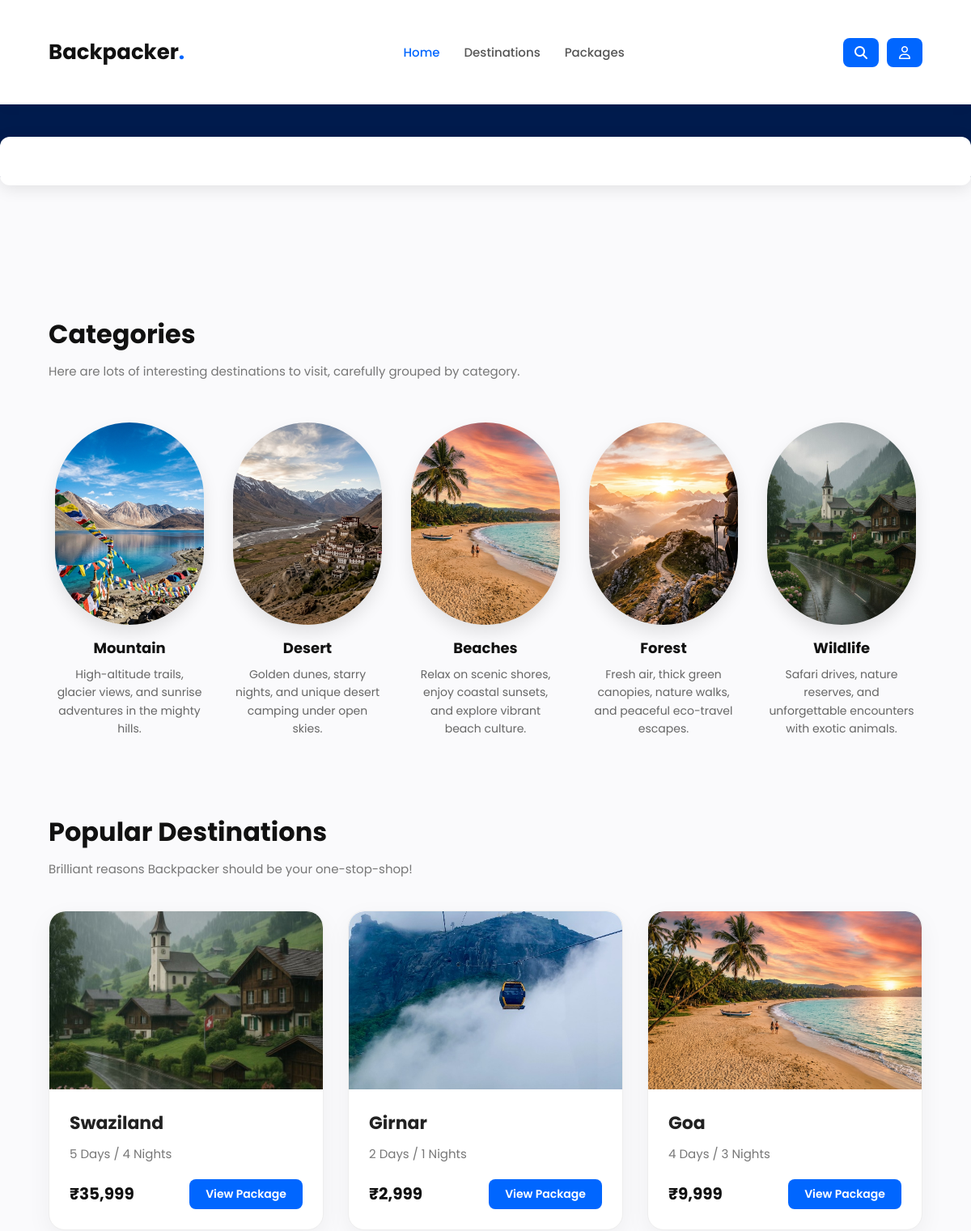
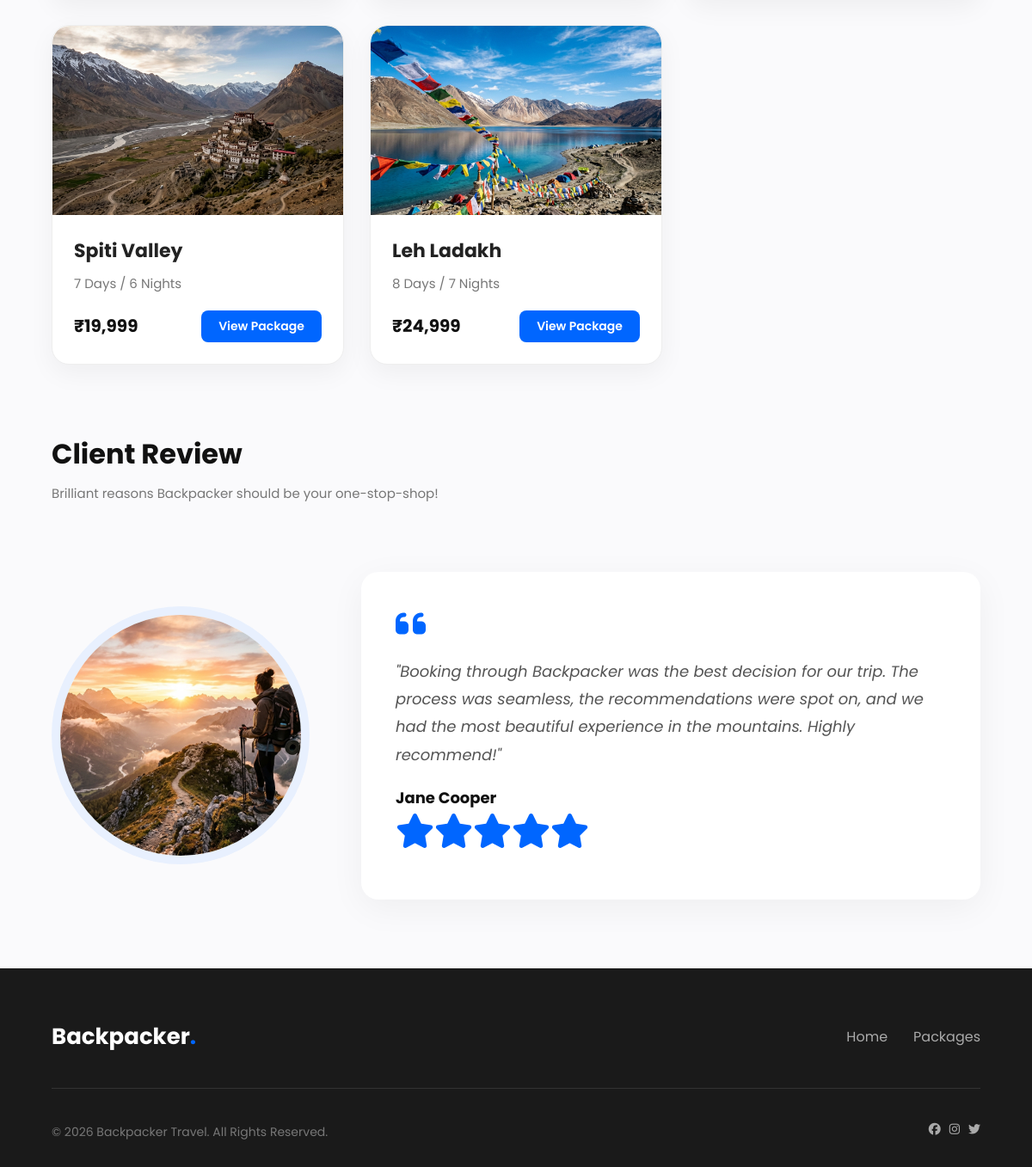
The page / on the database its author committed (2 pictures, top to bottom).
### tables this page shows
CREATE TABLE IF NOT EXISTS destinations (
    id INT AUTO_INCREMENT PRIMARY KEY,
    title VARCHAR(255) NOT NULL,
    duration VARCHAR(100),
    highlights VARCHAR(255),
    category VARCHAR(100) DEFAULT 'General',
    price DECIMAL(10,2) NOT NULL,
    image_url VARCHAR(255),
    location VARCHAR(255),
    description TEXT,
    overview TEXT,
    itinerary TEXT,
    inclusions TEXT,
    best_time VARCHAR(255),
    difficulty VARCHAR(100),
    hero_image VARCHAR(255)
);

### includes/functions.php (called while the page is built, shortened)
<?php
function clean($value): string
{
    return htmlspecialchars((string) $value, ENT_QUOTES, 'UTF-8');
}
function is_logged_in(): bool
{
    return !empty($_SESSION['user_id']);
}

### index.php (the view, shortened to what this page needs)
<?php
require_once __DIR__ . '/includes/functions.php';
require_once __DIR__ . '/includes/db.php';
$homepageReviews = [];
if ($pdo) {
    $stmt = $pdo->query('SELECT r.*, u.name AS reviewer_name, d.title AS destination_title FROM reviews r JOIN users u ON u.id = r.user_id JOIN destinations d ON d.id = r.destination_id ORDER BY r.created_at DESC LIMIT 3');
    $homepageReviews = $stmt->fetchAll();
    $homepagePackages = $pdo->query('SELECT * FROM destinations ORDER BY id DESC')->fetchAll();
} else {
    $homepagePackages = [];
}
?>
<!DOCTYPE html>
<html lang="en">
	<head>
		<link rel="stylesheet" href="Style.css" />
		<link rel="stylesheet" href="https://cdnjs.cloudflare.com/ajax/libs/font-awesome/6.5.2/css/all.min.css" />
	</head>
	<body>
		<header class="new-header">
			<div class="container">
				<nav>
					<div class="new-logo">Backpacker<span>.</span></div>
					<ul class="new-nav-links">
						<li><a href="index.php" style="color:#0066ff;">Home</a></li>
						<li><a href="search.php">Destinations</a></li>
						<li><a href="packages.php">Packages</a></li>
					</ul>
					<div class="header-actions">
						<a href="search.php" class="btn-primary-blue" aria-label="Search" style="padding:10px 14px; min-width:44px; display:inline-flex; align-items:center; justify-content:center;"><i class="fa-solid fa-magnifying-glass"></i></a>
						<?php if (is_logged_in()): ?>
							<a href="<?= is_admin() ? 'admin/backpacker_admin_dashboard.php' : 'profile.php' ?>" class="btn-primary-blue" aria-label="<?= is_admin() ? 'Admin dashboard' : 'Profile' ?>" style="padding:10px 14px; min-width:44px; display:inline-flex; align-items:center; justify-content:center;"><i class="fa-regular fa-user"></i></a>
						<?php else: ?>
							<a href="register.php" class="btn-primary-blue" aria-label="Register" style="padding:10px 14px; min-width:44px; display:inline-flex; align-items:center; justify-content:center;"><i class="fa-regular fa-user"></i></a>
						<?php endif; ?>
					</div>
				</nav>
			</div>
		</header>
		<section class="mmt-hero">
			<div class="mmt-widget">
			</div>
		</section>
		<div class="container">
			<div class="section-heading">
				<h2>Categories</h2>
				<p>Here are lots of interesting destinations to visit, carefully grouped by category.</p>
			</div>
			<div class="category-row">
				<div class="cat-pill">
					<img src="images/ladakh.jpg" alt="Mountain">
					<span>Mountain</span>
					<p>High-altitude trails, glacier views, and sunrise adventures in the mighty hills.</p>
				</div>
				<div class="cat-pill">
					<img src="images/spiti.jpg" alt="Desert">
					<span>Desert</span>
					<p>Golden dunes, starry nights, and unique desert camping under open skies.</p>
				</div>
				<div class="cat-pill">
					<img src="images/goa.jpg" alt="Beach">
					<span>Beaches</span>
					<p>Relax on scenic shores, enjoy coastal sunsets, and explore vibrant beach culture.</p>
				</div>
				<div class="cat-pill">
					<img src="images/hero.jpg" alt="Forest">
					<span>Forest</span>
					<p>Fresh air, thick green canopies, nature walks, and peaceful eco-travel escapes.</p>
				</div>
				<div class="cat-pill">
					<img src="images/swaziland.jpg" alt="Wildlife">
					<span>Wildlife</span>
					<p>Safari drives, nature reserves, and unforgettable encounters with exotic animals.</p>
				</div>
			</div>
			<div class="section-heading">
				<h2>Popular Destinations</h2>
				<p>Brilliant reasons Backpacker should be your one-stop-shop!</p>
			</div>
			<div class="destination-grid" style="margin-bottom: 80px;">
				<?php foreach ($homepagePackages as $package): ?>
					<?php
						$destinationPages = [
							'leh ladakh' => 'leh-ladakh.php',
							'spiti valley' => 'spiti-valley.php',
							'goa' => 'goa.php',
							'girnar' => 'girnare.php',
							'swaziland' => 'swaziland.php',
						];
						$packagePage = $destinationPages[strtolower($package['title'])] ?? 'search.php';
						$packageImage = $package['image_url'] ?: ($package['hero_image'] ?: 'images/hero.jpg');
					?>
					<div class="card" style="box-shadow: 0 10px 30px rgba(0,0,0,0.05); border: 1px solid #eee;">
						<img src="<?= clean($packageImage) ?>" alt="<?= clean($package['title']) ?>" style="border-radius: 20px 20px 0 0;" />
						<div class="card-content">
							<h3><?= clean($package['title']) ?></h3>
							<p><?= clean($package['duration'] ?: 'Flexible trip') ?></p>
							<div style="display:flex; justify-content:space-between; align-items:center; margin-top:20px;">
								<h4 style="margin:0; font-size:20px; color:#111;">&#8377;<?= number_format((float) $package['price'], 0) ?></h4>
								<a href="<?= clean($packagePage) ?>" class="btn-primary-blue" style="padding: 8px 20px; font-size: 14px;">View Package</a>
							</div>
						</div>
					</div>
				<?php endforeach; ?>
			</div>
			<div class="section-heading">
				<h2>Client Review</h2>
				<p>Brilliant reasons Backpacker should be your one-stop-shop!</p>
			</div>
			<?php if (!empty($homepageReviews)): ?>
				<div style="display:grid; grid-template-columns: repeat(auto-fit, minmax(260px, 1fr)); gap:24px; margin-bottom:80px;">
					<?php foreach ($homepageReviews as $review): ?>
						<div class="review-content" style="padding:24px; margin:0; min-height:100%;">
							<i class="fa-solid fa-quote-left"></i>
							<p>"<?= clean($review['comment']) ?>"</p>
							<div class="reviewer-name"><?= clean($review['reviewer_name']) ?></div>
							<div style="color:#6b7280; font-size:14px; margin-top:4px;">
								<?= clean($review['destination_title']) ?>
							</div>
							<div style="color: #ffb400; font-size: 14px; margin-top: 8px;">
								<?php for ($i = 1; $i <= 5; $i++): ?>
									<i class="fa-solid fa-star" style="opacity: <?= $i <= (int)$review['rating'] ? 1 : 0.35; ?>;"></i>
								<?php endfor; ?>
							</div>
						</div>
					<?php endforeach; ?>
				</div>
			<?php else: ?>
				<div class="review-section" style="margin-bottom: 40px;">
					<img src="images/hero.jpg" alt="Reviewer" class="review-img">
					<div class="review-content">
						<i class="fa-solid fa-quote-left"></i>
						<p>"Booking through Backpacker was the best decision for our trip. The process was seamless, the recommendations were spot on, and we had the most beautiful experience in the mountains. Highly recommend!"</p>
						<div class="reviewer-name">Jane Cooper</div>
						<div style="color: #ffb400; font-size: 14px; margin-top: 5px;">
							<i class="fa-solid fa-star"></i><i class="fa-solid fa-star"></i><i class="fa-solid fa-star"></i><i class="fa-solid fa-star"></i><i class="fa-solid fa-star"></i>
						</div>
					</div>
				</div>
			<?php endif; ?>
		</div>
		<footer class="new-footer">
			<div class="container">
				<div class="footer-top">
					<div class="logo">Backpacker<span>.</span></div>
					<div class="footer-links">
						<a href="index.php">Home</a>
						<a href="packages.php">Packages</a>
					</div>
				</div>
				<div class="footer-bottom">
					<div>&copy; 2026 Backpacker Travel. All Rights Reserved.</div>
					<div style="display:flex; gap:20px;">
						<span style="display:flex; gap:10px; color:#aaa;">
							<i class="fa-brands fa-facebook"></i>
							<i class="fa-brands fa-instagram"></i>
							<i class="fa-brands fa-twitter"></i>
						</span>
					</div>
				</div>
			</div>
		</footer>
	</body>
</html>

### Style.css (style rules this page uses)
* { margin: 0; padding: 0; box-sizing: border-box; font-family: 'Poppins', sans-serif; }
html { scroll-behavior: smooth; }
body { background: #f5f8ff; color: #222; overflow-x: hidden; }
img { max-width: 100%; display: block; }
a { text-decoration: none; }
ul { list-style: none; }
.container { width: 90%; max-width: 1300px; margin: auto; }
header { position: absolute; width: 100%; top: 0; left: 0; z-index: 999; }
nav { display: flex; justify-content: space-between; align-items: center; padding: 25px 0; }
.logo { color: #fff; font-size: 30px; font-weight: 700; }
.logo span { color: #00d4ff; }
.destination-grid { display: grid; grid-template-columns: repeat(auto-fit, minmax(300px, 1fr)); gap: 30px; margin-top: 40px; }
.card { background: #fff; border-radius: 20px; overflow: hidden; box-shadow: 0 10px 30px rgba(0,0,0,0.05); transition: all 0.4s ease; cursor: pointer; }
.card img { width: 100%; height: 220px; object-fit: cover; transition: transform 0.5s ease; }
.card-content { padding: 25px; }
.card-content h3 { font-size: 22px; font-weight: 700; color: #222; margin-bottom: 10px; }
.card-content p { color: #777; font-size: 15px; margin-bottom: 15px; }
.card-content h4 { font-size: 24px; color: #007bff; margin-bottom: 20px; }
footer { background: #111; color: #fff; margin-top: 80px; }

### index.php (style rules this page uses)
body { background: #fafafc; color: #222; }
.new-header { background: #fff; padding: 20px 0; box-shadow: 0 4px 15px rgba(0,0,0,0.03); position: relative; }
.new-header nav { display: flex; justify-content: space-between; align-items: center; gap: 20px; }
.new-logo { font-size: 26px; font-weight: 700; color: #111; flex-shrink: 0; }
.new-logo span { color: #0066ff; }
.new-nav-links { display: flex; gap: 30px; justify-content: center; flex: 1; margin: 0 auto; padding: 0; list-style: none; }
.new-nav-links a { color: #555; font-size: 15px; font-weight: 500; transition: 0.3s; }
.header-actions { display: flex; align-items: center; gap: 10px; margin-left: auto; flex-shrink: 0; }
.btn-primary-blue { background: #0066ff; color: #fff; padding: 12px 28px; border-radius: 8px; font-weight: 600; transition: 0.3s; }
.mmt-hero { background: linear-gradient(to bottom, #001b4d 0%, #001b4d 50%, #fafafc 50%, #fafafc 100%); padding: 40px 0 80px; position: relative; }
.mmt-widget { background: #fff; border-radius: 12px; box-shadow: 0 4px 20px rgba(0,0,0,0.1); max-width: 1200px; margin: 0 auto; padding: 20px 30px 40px; position: relative; }
.section-heading { margin: 80px 0 40px; }
.section-heading h2 { font-size: 32px; font-weight: 700; color: #111; margin-bottom: 10px; }
.section-heading p { color: #777; font-size: 15px; }
.category-row { display: flex; justify-content: space-between; gap: 20px; margin-bottom: 80px; }
.cat-pill { flex: 1; display: flex; flex-direction: column; align-items: center; cursor: pointer; transition: 0.3s; padding: 12px 8px; border-radius: 24px; }
.cat-pill img { width: 100%; height: 250px; object-fit: cover; border-radius: 150px; margin-bottom: 15px; box-shadow: 0 10px 20px rgba(0,0,0,0.1); }
.cat-pill span { font-weight: 700; color: #111; font-size: 18px; }
.cat-pill p { margin: 8px 0 0; text-align: center; color: #666; font-size: 14px; line-height: 1.6; }
.review-section { display: flex; align-items: center; gap: 60px; margin: 80px 0 120px; }
.review-img { width: 300px; height: 300px; border-radius: 50%; object-fit: cover; border: 10px solid #e8f0fe; }
.review-content { flex: 1; background: #fff; padding: 40px; border-radius: 20px; box-shadow: 0 10px 40px rgba(0,0,0,0.05); position: relative; }
.review-content i { font-size: 40px; color: #0066ff; margin-bottom: 20px; }
.review-content p { font-size: 18px; color: #555; font-style: italic; line-height: 1.8; margin-bottom: 20px; }
.reviewer-name { font-weight: 700; color: #111; font-size: 18px; }
.new-footer { background: #1a1a1a; color: #fff; padding: 60px 0 30px; }
.footer-top { display: flex; justify-content: space-between; align-items: center; margin-bottom: 40px; border-bottom: 1px solid #333; padding-bottom: 40px; }
.footer-top .logo { font-size: 26px; font-weight: 700; color: #fff; }
.footer-top .logo span { color: #0066ff; }
.footer-links { display: flex; gap: 30px; }
.footer-links a { color: #aaa; transition: 0.3s; }
.footer-bottom { display: flex; justify-content: space-between; color: #777; font-size: 14px; }

### rows shown on the page
destinations: image_url (picture), title "Swaziland", duration "5 Days / 4 Nights", price "35,999"
destinations: image_url (picture), title "Girnar", duration "2 Days / 1 Nights", price "2,999"
destinations: image_url (picture), title "Goa", duration "4 Days / 3 Nights", price "9,999"
destinations: image_url (picture), title "Spiti Valley", duration "7 Days / 6 Nights", price "19,999"
destinations: image_url (picture), title "Leh Ladakh", duration "8 Days / 7 Nights", price "24,999"
